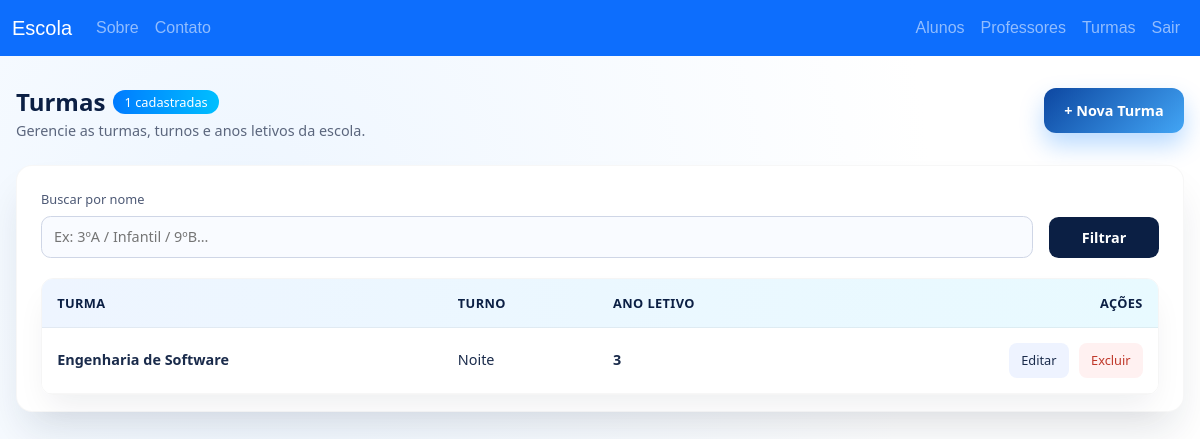
/turmas/ (signed in), run on the app's committed database.
### app/models/turma.py (models this page shows)
class Turma(db.Model):
    id = db.Column(db.Integer, primary_key=True)
    nome = db.Column(db.String(120), nullable=False)
    turno = db.Column(db.String(40), nullable=False)  # manhã/tarde/noite
    ano = db.Column(db.Integer, nullable=False)

### app/controllers/turmas.py (the view)
@bp.route("/")
@login_required
def lista():
    q = request.args.get("q","").strip()
    if q:
        items = Turma.query.filter(Turma.nome.ilike(f"%{q}%")).all()
    else:
        items = Turma.query.order_by(Turma.id.desc()).all()
    return render_template("turmas/list.html", turmas=items, q=q)

### app/views/templates/turmas/list.html (shortened to what this page needs)
{% extends 'turmas/turmas_base.html' %}
{% block content %}
<link rel="stylesheet" href="{{ url_for('static', filename='css/turmas.css') }}">
<section class="turmas-page">
  <div class="turmas-wrapper">
    <div class="turmas-header">
      <div class="turmas-titles">
        <h1>
          Turmas
          <span class="badge">{{ turmas|length }} cadastradas</span>
        </h1>
        <p>Gerencie as turmas, turnos e anos letivos da escola.</p>
      </div>
      <a href="{{ url_for('turmas.nova') }}" class="btn-nova-turma">
        + Nova Turma
      </a>
    </div>
    <div class="turmas-card">
      <form class="turmas-filtros" method="GET">
        <div class="filtro-bloco">
          <label class="filtro-label">Buscar por nome</label>
          <input
            type="text"
            class="filtro-input"
            name="q"
            placeholder="Ex: 3ºA / Infantil / 9ºB..."
            value="{{ q }}">
        </div>
        <button class="btn-filtrar" type="submit">Filtrar</button>
      </form>
      {% if turmas %}
      <div class="tabela-wrapper">
        <table class="tabela-turmas">
          <thead>
            <tr>
              <th>Turma</th>
              <th>Turno</th>
              <th>Ano letivo</th>
              <th style="text-align:right;">Ações</th>
            </tr>
          </thead>
          <tbody>
            {% for t in turmas %}
            <tr>
              <td class="col-turma">{{ t.nome }}</td>
              <td class="col-turno">{{ t.turno }}</td>
              <td class="col-ano">{{ t.ano }}</td>
              <td class="td-acoes">
                <a class="btn-acao" href="{{ url_for('turmas.editar', id=t.id) }}">Editar</a>
                <form
                  action="{{ url_for('turmas.excluir', id=t.id) }}"
                  method="POST"
                  style="display:inline-block"
                  onsubmit="return confirm('Excluir esta turma?');">
                  <button class="btn-acao excluir" type="submit">Excluir</button>
                </form>
              </td>
            </tr>
            {% endfor %}
          </tbody>
        </table>
      </div>
      {% else %}
      <div class="sem-turmas">
        <strong>Nenhuma turma cadastrada ainda.</strong>
        Cadastre uma nova turma para começar o controle de turmas da escola.
      </div>
      {% endif %}
    </div>
  </div>
</section>
{% endblock %}

### app/static/css/style.css (style rules this page uses)
html, body { margin: 0; padding: 0; overflow-x: hidden; height: 100%; font-family: "Poppins", sans-serif; }

### app/static/css/turmas.css (style rules this page uses)
.turmas-page { min-height: 100vh; background: radial-gradient(circle at 20% 20%, #eef6ff 0%, #ffffff 60%); padding: 2rem 1rem 3rem; font-family: "Poppins", system-ui, -apple-system, BlinkMacSystemFont, sans-serif; color: #1a2b4b; display: flex; justify-content: center; }
.turmas-wrapper { width: 100%; max-width: 1200px; display: flex; flex-direction: column; gap: 1.5rem; }
.turmas-header { display: flex; flex-wrap: wrap; justify-content: space-between; align-items: flex-start; gap: 1rem; }
.turmas-titles { flex: 1; }
.turmas-titles h1 { font-size: 1.5rem; font-weight: 600; color: #0b1f44; margin: 0; display: flex; align-items: center; gap: .5rem; }
.turmas-titles h1 span.badge { background: linear-gradient(90deg, #007bff 0%, #00bfff 100%); color: #fff; border-radius: 999px; font-size: .8rem; font-weight: 500; padding: .35rem .7rem; line-height: 1; }
.turmas-titles p { font-size: .9rem; color: #5b667d; margin: .25rem 0 0 0; line-height: 1.4; }
.btn-nova-turma { background: linear-gradient(135deg, #0d47a1, #42a5f5); border: none; border-radius: .75rem; color: #fff; font-weight: 600; font-size: .9rem; line-height: 1.2rem; padding: .8rem 1rem; min-width: 140px; box-shadow: 0 12px 24px rgba(0, 123, 255, .28); transition: all .22s ease; text-align: center; text-decoration: none; display: inline-block; }
.turmas-card { background: #ffffff; border-radius: 1rem; box-shadow: 0 24px 40px -8px rgba(16, 31, 56, 0.12); border: 1px solid rgba(0, 0, 0, 0.03); padding: 1.5rem 1.5rem 1rem; display: flex; flex-direction: column; gap: 1.25rem; }
.turmas-filtros { display: flex; flex-wrap: wrap; align-items: flex-end; gap: 1rem; }
.filtro-bloco { display: flex; flex-direction: column; min-width: 160px; flex: 1; }
.filtro-label { font-size: .8rem; color: #4d5975; font-weight: 500; margin-bottom: .4rem; }
.filtro-input, .filtro-select { border: 1.5px solid #cfd6e6; border-radius: .6rem; padding: .6rem .75rem; font-size: .9rem; color: #1a2b4b; background-color: #f9fbff; transition: all .2s ease; width: 100%; }
.btn-filtrar { background: #0b1f44; color: #fff; font-weight: 600; font-size: .9rem; padding: .7rem 1rem; line-height: 1.2rem; border-radius: .6rem; border: none; min-width: 110px; transition: all .2s ease; text-align: center; }
.tabela-wrapper { width: 100%; overflow-x: auto; border-radius: .75rem; border: 1px solid rgba(0,0,0,.04); box-shadow: 0 16px 32px -8px rgba(16,31,56,.08); }
.tabela-turmas { width: 100%; border-collapse: collapse; font-size: .9rem; min-width: 600px; color: #1a2b4b; }
.tabela-turmas thead tr { background: linear-gradient(90deg, #eef5ff 0%, #e8faff 100%); text-align: left; }
.tabela-turmas thead th { font-weight: 600; color: #0b1f44; font-size: .8rem; text-transform: uppercase; letter-spacing: .03em; padding: .9rem .95rem; white-space: nowrap; border-bottom: 1px solid rgba(0,0,0,.05); }
.tabela-turmas tbody tr { background: #ffffff; transition: background .18s ease, box-shadow .18s ease; }
.tabela-turmas tbody td { padding: .9rem .95rem; border-bottom: 1px solid rgba(0,0,0,.03); vertical-align: middle; color: #1a2b4b; line-height: 1.4rem; font-size: .9rem; }
.col-turma { font-weight: 600; color: #0b1f44; }
.col-turno { font-weight: 500; color: #394766; }
.col-ano { font-weight: 600; color: #0051cc; }
.td-acoes { white-space: nowrap; text-align: right; }
.btn-acao { appearance: none; border: 1px solid transparent; border-radius: .5rem; background: #eef3ff; color: #1a2b4b; font-size: .8rem; line-height: 1.1rem; font-weight: 500; padding: .5rem .7rem; margin-left: .4rem; text-decoration: none; display: inline-block; transition: all .18s ease; }
.btn-acao.excluir { background: #fff1f1; color: #c0392b; }

### data on the page
Turma: nome "Engenharia de Software", turno "Noite", ano "3"

### other printed values
{{ turmas|length }} "1"
